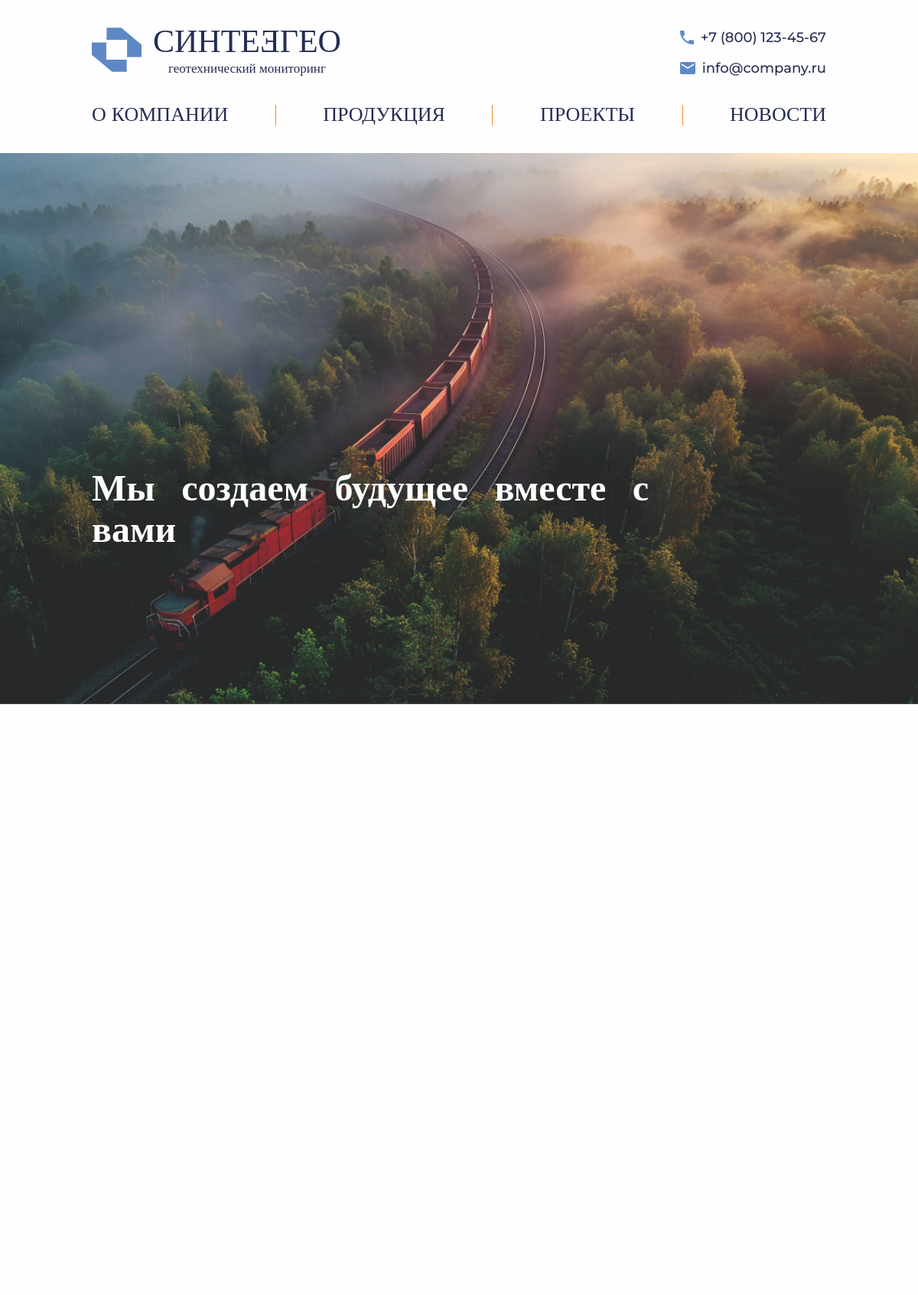
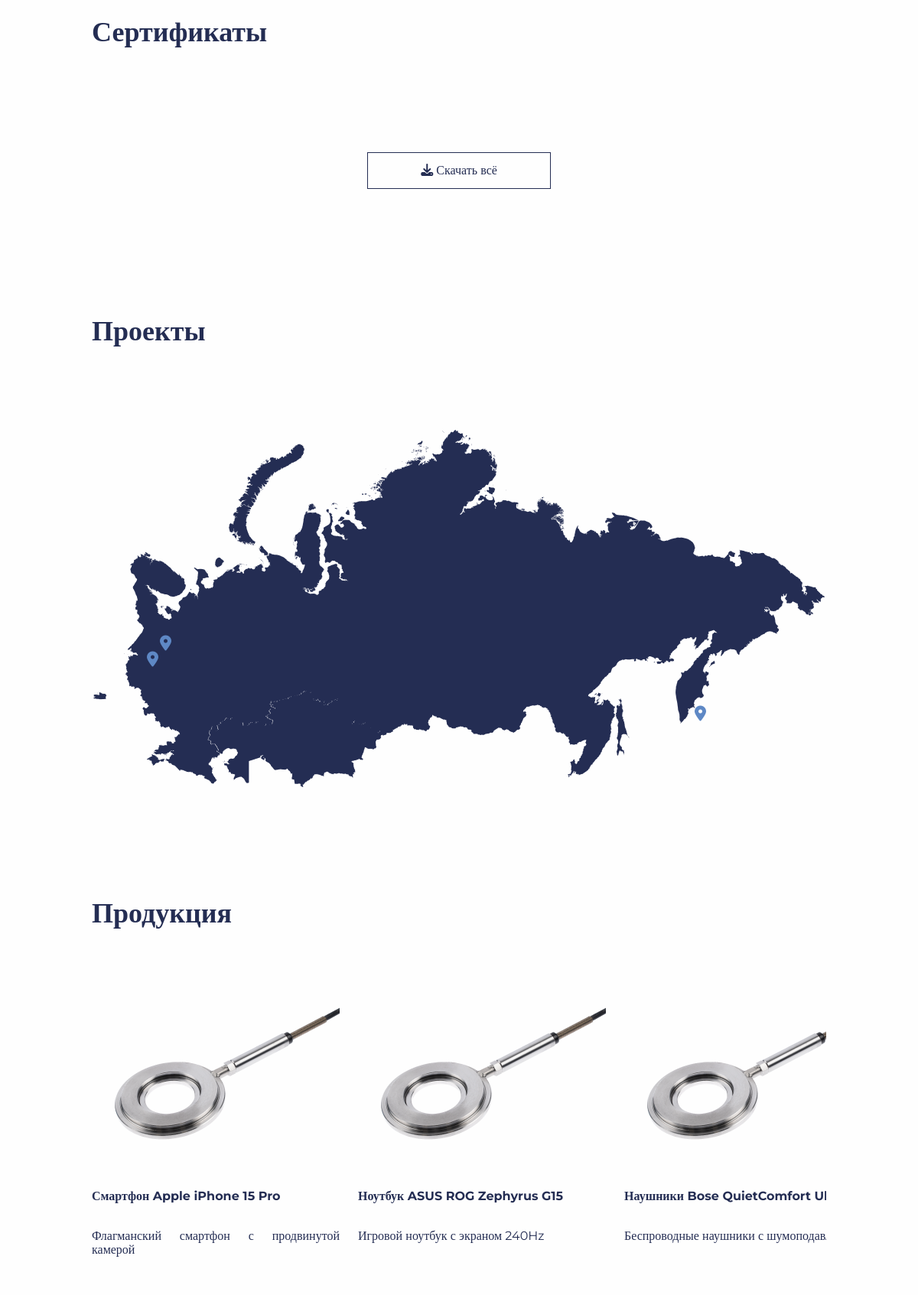
The page / (upper part) on the database its author committed (2 pictures, top to bottom).
### content/models.py (models this page shows, shortened)
class AboutIndex(models.Model):
    phone = models.TextField(verbose_name="Номер телефона")
    email = models.EmailField(verbose_name="Адрес электронной почтой")
    address = models.TextField(default=None, verbose_name="Адрес предприятия")
    slogan = models.TextField(verbose_name="Слоган")
    description_1 = models.TextField(
        verbose_name="Описание 'О компании' для первого блока главной страницы"
    )
    description_2 = models.TextField(
        verbose_name="Описание 'О компании' для второго блока главной страницы"
    )
    class Meta:
        verbose_name = "Наполнение главной страницы"
        verbose_name_plural = "Наполнение главной страницы (должно быть одно)"

class Region(models.Model):
    name = models.CharField(max_length=256, verbose_name="Название региона")
    is_active = models.BooleanField(
        default=False,
        verbose_name="Отображается на карте",
    )
    coord_x = models.FloatField(
        verbose_name="Координата X (долгота)",
        default=1.0,
    )
    coord_y = models.FloatField(
        verbose_name="Координата Y (широта)",
        default=1.0,
    )
    class Meta:
        verbose_name = "Регион"
        verbose_name_plural = "Регионы"

class Product(models.Model):
    name = models.CharField(max_length=256, verbose_name="Название продукта")
    short_description = models.TextField(
        max_length=256, verbose_name="Краткое описание продукта"
    )
    description = models.TextField(verbose_name="Полное описание продукта")
    preview = models.ImageField(
        upload_to="products_images",
        null=True,
        default=None,
        verbose_name="Фотография продукта",
    )
    specifications = models.TextField(
        verbose_name="Основные технические характеристики", default=None
    )
    applying_objects = models.ManyToManyField(
        ObjectTag,
        related_name="products",
        verbose_name="Объекты применения",
        blank=True,
    )
    industries = models.ManyToManyField(
        IndustryTag,
        related_name="products",
        verbose_name="Отрасли",
        blank=True,
    )
    class Meta:
        verbose_name = "Продукт"
        verbose_name_plural = "Продукты"

### api/views.py (the view)
# urls.py: path("", index_view, name="index"),
def index_view(request):
    products = Product.objects.all()
    projects = Project.objects.all()
    regions = (
        Region.objects.filter(is_active=True, projects__isnull=False)
        .distinct()
        .prefetch_related("projects")
    )
    for region in regions:
        region.coords_x = str(region.coord_x).replace(",", ".")
        region.coords_y = str(region.coord_y).replace(",", ".")
    return render(
        request,
        "main/index.html",
        {
            "products": products,
            "projects": projects,
            "regions": regions,
        },
    )

### api/context_processors.py (called while the page is built)
def about_index_processor(request):
    about_index = AboutIndex.objects.first()
    return {"about_index": about_index}

### templates/main/index.html (shortened to what this page needs)
{% extends 'main/base.html' %}
{% load static %}
{% block content %}
{% include '../includes_index/banner.html' %}
{% include '../includes_index/about_us.html' %}
{% include '../includes_index/sertificates.html' %}
{% include '../includes_index/projects_index.html' %}
{% include '../includes_index/products_index.html' %}
{% endblock %}

### templates/includes/header.html (shortened to what this page needs)
{% load static %}
<header class="header">
  <div class="container">
    <div class="header__wrapper">
      <div class="header__main-menu">
        <div class="header__logo">
            <a href="{% url 'index' %}" class="header__logo_link">
            <div class="header__logo__icon">
                <img src="{% static 'main/src/img/logo.svg' %}" alt="Логотип" class="header__logo__img">
            </div>
            <div class="header__logo__text">
              <div class="header__logo__title">синте <span class="rotate-e">e</span> гео</div>
              <div class="header__logo__subtitle">геотехнический мониторинг</div>
            </div>
          </a>
        </div>
        <div class="header__contacts">
            <div class="header__contacts__phone">
                <img src="{% static 'main/src/icon/phone.svg' %}" alt="Телефон" class="header__contacts__phone__icon">
                <a href="tel:{{ about_index.phone }}" class="header__contacts__phone__text">{{ about_index.phone }}</a>
            </div>
            <div class="header__contacts__mail">
                <img src="{% static 'main/src/icon/email.svg' %}" alt="Email" class="header__contacts__mail__icon">
                <a href="mailto:{{ about_index.email }}" class="header__contacts__mail__text">{{ about_index.email }}</a>
            </div>
        </div>
    </div>
    <nav class="header__navbar navbar">
        <ul class="header__navbar__list">
            <a href="{% url 'about' %}" class="header__navbar__list__link">
                <li class="header__navbar__list__item">о компании</li>
            </a>
            <a href="{% url 'products' %}" class="header__navbar__list__link">
                <li class="header__navbar__list__item">продукция</li>
            </a>
            <a href="{% url 'projects' %}" class="header__navbar__list__link">
                <li class="header__navbar__list__item">проекты</li>
            </a>
            <a href="{% url 'news' %}" class="header__navbar__list__link">
                <li class="header__navbar__list__item">новости</li>
            </a>
        </ul>
    </nav>
    </div>
  </div>
</header>

### templates/includes_index/banner.html
{% load static %}
<section class="banner">
    <img src="{% static 'main/src/img/banner.png' %}" alt="" class="banner__inner__img">
    <div class="container">
        <div class="banner__wrapper">
            <div class="banner__title">
                {{ about_index.slogan }}
            </div>
        </div>
    </div>
</section>

### templates/includes_index/projects_index.html (shortened to what this page needs)
{% load static %}
<section class="projects">
    <div class="container">
        <h2 class="section__title projects__title">
            <a href="#" class="section__title__link projects__title__link">Проекты</a>
        </h2>
    </div>
    <div class="projects__wrapper">
        <div class="projects__map">
            <img src="{% static 'main/src/img/map.png' %}" alt="Карта проектов" class="projects__map__inner">
            {% for region in regions %}
            <div class="project__map__item"
                 style="left: calc({{ region.coords_x }}% + 1.75% - 25px / 2); top: calc({{ region.coords_y }}% + 1.75% - 25px / 2);"
            >
                <button class="project__map__item__button">
                    <i class="fa-solid fa-location-dot"></i>
                </button>
            </div>
            {% endfor %}
        </div>
    </div>
</section>

### templates/includes_index/products_index.html (shortened to what this page needs)
<section class="products">
    <div class="container">
        <h2 class="section__title products__title">
            <a href="{% url 'products' %}" class="section__title__link about-us__title__link">Продукция</a>
        </h2>
        <div class="products__carousel carousel">
            <div class="products__carousel__cards carousel__cards">
                {% for product in products %}
                <div class="carousel-item card" id="card-{{ forloop.counter }}">
                    <div class="card__preview">
                        <img src="{{ product.preview.url }}" alt="card__prev-img">
                    </div>
                    <div class="card__content">
                        <div class="card__title">{{ product.name }}</div>
                        <div class="card__desc">{{ product.short_description }}</div>
                    </div>
                </div>
                {% endfor %}
            </div>
        </div>
    </div>
</section>

### rows shown on the page
AboutIndex: phone "+7 (800) 123-45-67", email "info@company.ru", slogan "Мы создаем будущее вместе с вами"
Product: preview (picture), name "Смартфон Apple iPhone 15 Pro", short_description "Флагманский смартфон с продвинутой камерой"
Product: preview (picture), name "Ноутбук ASUS ROG Zephyrus G15", short_description "Игровой ноутбук с экраном 240Hz"
Product: preview (picture), name "Наушники Bose QuietComfort…", short_description "Беспроводные наушники с…"
